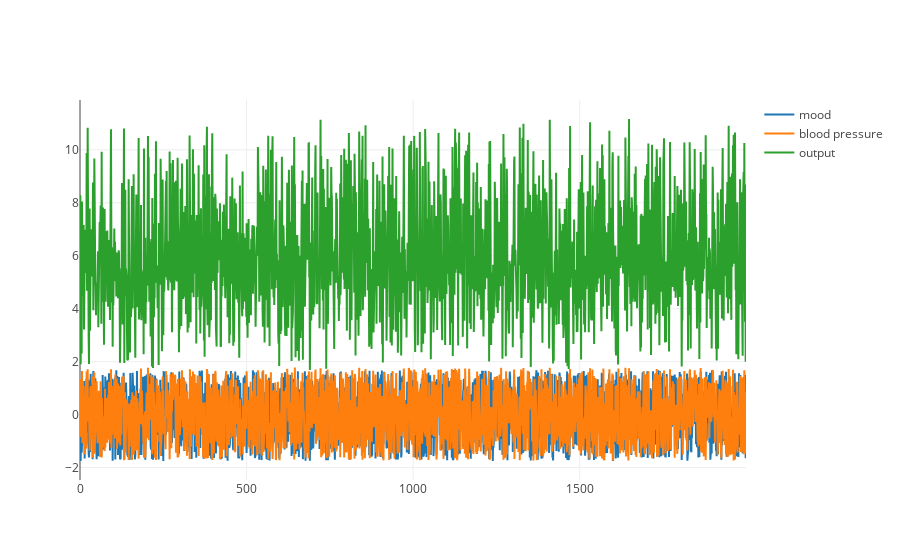

The code cell stored with this chart in its notebook:
### Markdown cell above
### 4.2 Fitting to random data 
Generate a random dataset with two input features: mood swings and blood pressure

### Code cell
# Generate two random features, and a random output. Is there a model that could fit?
np.random.seed(1)
mood = np.random.uniform(-30, 10, 2000) # Mood -- 2000 is sample size
mood = (mood-np.mean(mood)) / np.std(mood)  # Standardize data
bp = np.random.uniform(-30, 10, 2000) # feature 2 - blood pressure?
bp = (bp - np.mean(bp)) / np.std(bp) # Standardize data? 
output = generate_ground_truth(mood, bp)
inputs = np.rollaxis(np.array([mood, bp]), 1)

# Plotting the input features as well as output
iplot({"data": [
    go.Scatter(x=np.arange(len(inputs)), y=mood,name='mood'), 
    go.Scatter(x=np.arange(len(inputs)), y=bp,name='blood pressure'),
    go.Scatter(x=np.arange(len(inputs)), y=output,name='output')]})

### Figure 1 — Plotly figure (JSON) as saved in the notebook; plotly's stock layout.template omitted (floating-point values rounded to 4 significant figures; data arrays with more than 128 entries replaced by an {"elided": "..."} marker saying what was removed)
{"data": [{"name": "mood", "type": "scatter", "uid": "d9856ff8-8824-11e9-8745-acbc32d0cd47", "x": {"elided": "2000 int values"}, "y": {"elided": "2000 float values"}}, {"name": "blood pressure", "type": "scatter", "uid": "d98571cc-8824-11e9-8c1d-acbc32d0cd47", "x": {"elided": "2000 int values"}, "y": {"elided": "2000 float values"}}, {"name": "output", "type": "scatter", "uid": "d98572b4-8824-11e9-9daf-acbc32d0cd47", "x": {"elided": "2000 int values"}, "y": {"elided": "2000 float values"}}], "layout": {}}
